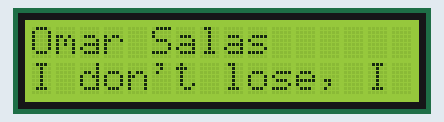
Simulated run of this sketch. Board: Arduino Uno, built with avr-gcc and run on an emulated ATmega328P. Parts: 16×2 character LCD.

Above: at 1.22 s.
At 2.13 s:
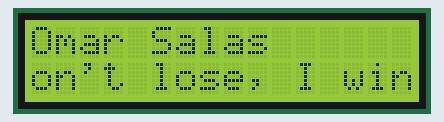
At 3.36 s:
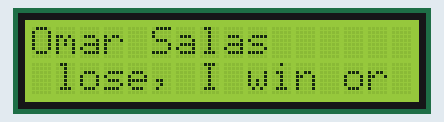
At 5.81 s:
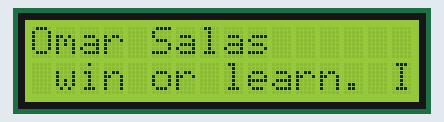
At 8.26 s:
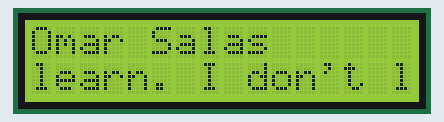
At 10.7 s:
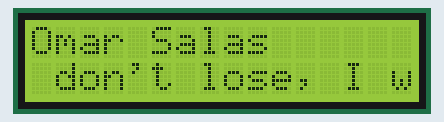

The sketch:

osalas3Lab3.ino
```cpp
/*
 * Author: Omar Salas-Rodriguez
 * UIN: 652945181
 * NetID: osalas3
 * Lab 3 - LCD and schematic practice
 *
 * Description: Simple program that uses a 16x2 LCD and potentiameter.
 *              The program displays a message (my name) in the first row
 *              and a quote in the second row. The first row stays
 *              stationary while the second one moves endlessly along the
 *              screen.
 *
 * References: LCD scrolling tutorial on the arduino website.
 *
 */

#include <LiquidCrystal.h>

// Initialize all the pins connected from the LCD to the arduino
const int rs = 12;
const int en = 11;
const int d4 = 5;
const int d5 = 4;
const int d6 = 3;
const int d7 = 2;

// Initialize the LCD object
LiquidCrystal lcd(rs, en, d4, d5, d6, d7);

// Initialize quote string and boundary indices
String quote = "I don't lose, I win or learn. ";
int startInd = 0;
int endInd = 16;

void setup() {
  // Set up the LCD's number of columns and rows:
  lcd.begin(16, 2);
  delay(1000);
}

void loop() {
  // Clear the screen and display the first row
  lcd.clear();
  lcd.print("Omar Salas");
  lcd.setCursor(0,1);

  // Check if the boundary of the quote is in the right order
  if(startInd < endInd) // There is no cutoff
    lcd.print(quote.substring(startInd, endInd));
  else // There is a cutoff
    lcd.print(quote.substring(startInd, quote.length()) +
              quote.substring(0, endInd));

  // Increase the index to simulate the movements
  startInd++;
  endInd++;

  // Check if the boundaries have reached the end of the quote
  if(startInd == 30)
    startInd = 0;
  if(endInd == 30)
    endInd = 0;

  // Moves the cursor back to the first row
  lcd.setCursor(0,0);
  delay(300);
}
```

Measured:
- by itself, everything shown: repeats every 9.2 s, in 30 steps
